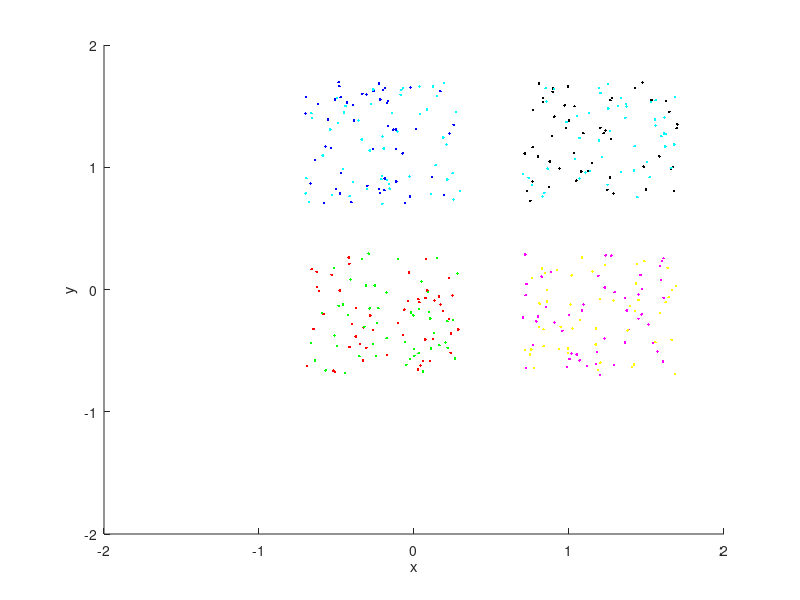

Reproduce this figure in MATLAB. (Note: this script raises an error after producing the figure.)
clear all; clc; clear all; cla;
%% Variables modoficables
Numero_deDatos=50;
Neuronas=8;
a=.01;
b=.06;
Generaciones=10;
sep=.7;%Para ploteo
%%
hold on 
axis([-2,2,-2,2,-2,2]);
xlabel('x');
ylabel('y');
zlabel('z'); 
g1=[rand(1,Numero_deDatos)-sep; rand(1,Numero_deDatos)-sep; rand(1,Numero_deDatos)-sep];scatter3(g1(1,:),g1(2,:),g1(3,:),'.','MarkerFaceColor','r','MarkerEdgeColor','r');
g2=[rand(1,Numero_deDatos)-sep; rand(1,Numero_deDatos)-sep; rand(1,Numero_deDatos)+sep];scatter3(g2(1,:),g2(2,:),g2(3,:),'.','MarkerFaceColor','g','MarkerEdgeColor','g');
g3=[rand(1,Numero_deDatos)-sep; rand(1,Numero_deDatos)+sep; rand(1,Numero_deDatos)-sep];scatter3(g3(1,:),g3(2,:),g3(3,:),'.','MarkerFaceColor','b','MarkerEdgeColor','b');
g4=[rand(1,Numero_deDatos)-sep; rand(1,Numero_deDatos)+sep; rand(1,Numero_deDatos)+sep];scatter3(g4(1,:),g4(2,:),g4(3,:),'.','MarkerFaceColor','c','MarkerEdgeColor','c');
g5=[rand(1,Numero_deDatos)+sep; rand(1,Numero_deDatos)-sep; rand(1,Numero_deDatos)-sep];scatter3(g5(1,:),g5(2,:),g5(3,:),'.','MarkerFaceColor','m','MarkerEdgeColor','m');
g6=[rand(1,Numero_deDatos)+sep; rand(1,Numero_deDatos)-sep; rand(1,Numero_deDatos)+sep];scatter3(g6(1,:),g6(2,:),g6(3,:),'.','MarkerFaceColor','y','MarkerEdgeColor','y');
g7=[rand(1,Numero_deDatos)+sep; rand(1,Numero_deDatos)+sep; rand(1,Numero_deDatos)-sep];scatter3(g7(1,:),g7(2,:),g7(3,:),'.','MarkerFaceColor','k','MarkerEdgeColor','k');
g8=[rand(1,Numero_deDatos)+sep; rand(1,Numero_deDatos)+sep; rand(1,Numero_deDatos)+sep];scatter3(g8(1,:),g8(2,:),g8(3,:),'.','MarkerFaceColor','y','MarkerEdgeColor','c');
XX=[g1,g2,g3,g4,g5,g6,g7,g8];
X=mix(XX);
%Inteligneica Ideal para un problema 3D
inte(1)=mean(X(1,:));  %x
inte(2)=mean(X(2,:));  %y
inte(3)=mean(X(3,:));  %z
Inteligencia=mean(inte)%Unificacion

%% Datos Leatorios
T=[X];
%% Inicializar w
u=.8;
w1=[-.5+u;-.5+u;-.5+u];wd1=2;
w2=[-.5+u;-.5+u;1.5-u];wd2=3;
w3=[-.5+u;1.5-u;-.5+u];wd3=3.5;
w4=[-.5+u;1.5-u;1.5-u];wd4=4.5;
w5=[1.5-u;-.5+u;-.5+u];wd5=5.6;
w6=[1.5-u;-.5+u;1.5-u];wd6=7.8;
w7=[1.5-u;1.5-u;-.5+u];wd7=8;
w8=[1.5-u;1.5-u;1.5-u];wd8=9;
Neu=[w1 w2 w3 w4 w5 w6 w7 w8];
 NeuInicial=Neu;
for i=1:length(Neu) %Pintar neuronas en posicion incicial
    scatter3(Neu(1,i),Neu(2,i),Neu(3,i),'MarkerFaceColor','y','MarkerEdgeColor','k');
end
for r=1:Generaciones
        for i=1:Numero_deDatos 
            v(:,1)=Neu(:,1)'*T(:,i)-(.5*Neu(:,1)'*Neu(:,1))+(sombrero(abs(wd1-wd1),a,b)+sombrero(abs(wd1-wd2),a,b)+sombrero(abs(wd1-wd3),a,b)+sombrero(abs(wd1-wd4),a,b)+sombrero(abs(wd1-wd5),a,b)+sombrero(abs(wd1-wd6),a,b)+sombrero(abs(wd1-wd7),a,b)+sombrero(abs(wd1-wd8),a,b));
            v(:,2)=Neu(:,2)'*T(:,i)-(.5*Neu(:,2)'*Neu(:,2))+(sombrero(abs(wd2-wd1),a,b)+sombrero(abs(wd2-wd2),a,b)+sombrero(abs(wd2-wd3),a,b)+sombrero(abs(wd2-wd4),a,b)+sombrero(abs(wd2-wd5),a,b)+sombrero(abs(wd2-wd6),a,b)+sombrero(abs(wd2-wd7),a,b)+sombrero(abs(wd2-wd8),a,b));
            v(:,3)=Neu(:,3)'*T(:,i)-(.5*Neu(:,3)'*Neu(:,3))+(sombrero(abs(wd3-wd1),a,b)+sombrero(abs(wd3-wd2),a,b)+sombrero(abs(wd3-wd3),a,b)+sombrero(abs(wd3-wd4),a,b)+sombrero(abs(wd3-wd5),a,b)+sombrero(abs(wd3-wd6),a,b)+sombrero(abs(wd3-wd7),a,b)+sombrero(abs(wd3-wd8),a,b));
            v(:,4)=Neu(:,4)'*T(:,i)-(.5*Neu(:,4)'*Neu(:,4))+(sombrero(abs(wd4-wd1),a,b)+sombrero(abs(wd4-wd2),a,b)+sombrero(abs(wd4-wd3),a,b)+sombrero(abs(wd4-wd4),a,b)+sombrero(abs(wd4-wd5),a,b)+sombrero(abs(wd4-wd6),a,b)+sombrero(abs(wd4-wd7),a,b)+sombrero(abs(wd4-wd8),a,b));
            v(:,5)=Neu(:,5)'*T(:,i)-(.5*Neu(:,5)'*Neu(:,5))+(sombrero(abs(wd5-wd1),a,b)+sombrero(abs(wd5-wd2),a,b)+sombrero(abs(wd5-wd3),a,b)+sombrero(abs(wd5-wd4),a,b)+sombrero(abs(wd5-wd5),a,b)+sombrero(abs(wd5-wd6),a,b)+sombrero(abs(wd5-wd7),a,b)+sombrero(abs(wd5-wd8),a,b));
            v(:,6)=Neu(:,6)'*T(:,i)-(.5*Neu(:,6)'*Neu(:,6))+(sombrero(abs(wd6-wd1),a,b)+sombrero(abs(wd6-wd2),a,b)+sombrero(abs(wd6-wd3),a,b)+sombrero(abs(wd6-wd4),a,b)+sombrero(abs(wd6-wd5),a,b)+sombrero(abs(wd6-wd6),a,b)+sombrero(abs(wd6-wd7),a,b)+sombrero(abs(wd6-wd8),a,b));
            v(:,7)=Neu(:,7)'*T(:,i)-(.5*Neu(:,7)'*Neu(:,7))+(sombrero(abs(wd7-wd1),a,b)+sombrero(abs(wd7-wd2),a,b)+sombrero(abs(wd7-wd3),a,b)+sombrero(abs(wd7-wd4),a,b)+sombrero(abs(wd7-wd5),a,b)+sombrero(abs(wd7-wd6),a,b)+sombrero(abs(wd7-wd7),a,b)+sombrero(abs(wd7-wd8),a,b));
            v(:,8)=Neu(:,8)'*T(:,i)-(.5*Neu(:,8)'*Neu(:,8))+(sombrero(abs(wd8-wd1),a,b)+sombrero(abs(wd8-wd2),a,b)+sombrero(abs(wd8-wd3),a,b)+sombrero(abs(wd8-wd4),a,b)+sombrero(abs(wd8-wd5),a,b)+sombrero(abs(wd8-wd6),a,b)+sombrero(abs(wd8-wd7),a,b)+sombrero(abs(wd8-wd8),a,b));
            [~,ind]=max(v);
            Neu(:,ind)=(Neu(:,ind)+(Inteligencia*(T(:,i)-Neu(:,ind))));
                    cla
                    scatter3(g1(1,:),g1(2,:),g1(3,:),'.','MarkerFaceColor','r','MarkerEdgeColor','r');
                    scatter3(g2(1,:),g2(2,:),g2(3,:),'.','MarkerFaceColor','g','MarkerEdgeColor','g');
                    scatter3(g3(1,:),g3(2,:),g3(3,:),'.','MarkerFaceColor','b','MarkerEdgeColor','b');
                    scatter3(g4(1,:),g4(2,:),g4(3,:),'.','MarkerFaceColor','c','MarkerEdgeColor','c');
                    scatter3(g5(1,:),g5(2,:),g5(3,:),'.','MarkerFaceColor','m','MarkerEdgeColor','m');
                    scatter3(g6(1,:),g6(2,:),g6(3,:),'.','MarkerFaceColor','y','MarkerEdgeColor','y');
                    scatter3(g7(1,:),g7(2,:),g7(3,:),'.','MarkerFaceColor','k','MarkerEdgeColor','k');
                    scatter3(g8(1,:),g8(2,:),g8(3,:),'.','MarkerFaceColor','y','MarkerEdgeColor','c');                                     
                    hold on 
                    for t=1:length(Neu)
                    scatter3(Neu(1,t),Neu(2,t),Neu(3,t),'MarkerFaceColor','k','MarkerEdgeColor','r');
                    scatter3(NeuInicial(1,t),NeuInicial(2,t),NeuInicial(3,t),'MarkerFaceColor','y','MarkerEdgeColor','k');
                    end
                    pause(.0001)
        end
end
for i=1:length(Neu) %Neuronas finales
    scatter3(Neu(1,i),Neu(2,i),Neu(3,i),'MarkerFaceColor','k','MarkerEdgeColor','r');
end

function [X] = mix(XX)
    indices = randperm(length(XX));
     X = zeros(3,length(XX));
    for indi = 1:length(XX)
        X(:,indi) = XX(:,indices(indi));
    end
end

function s = sombrero(v,a,b)
s=(b-a*v^2)*exp((-v^2));
end

